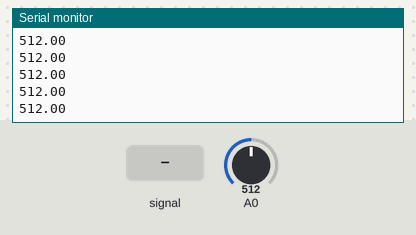
Recording of a sketch running on a simulated Arduino Uno, built with avr-gcc and run on an emulated ATmega328P. Shown: the last lines printed to the serial monitor. Inputs (shaded band) come from the test bench; at power-on: A0 = 512.

Above: at 1.2 s.
1.3 s: A0 fed a 200 Hz sine of ±81 counts around its level
At 1.36 s:
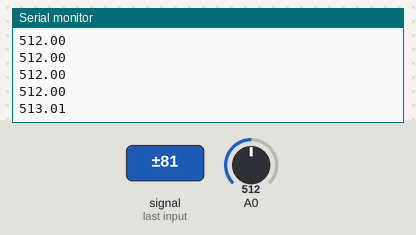
2.8 s: A0 set to 490
At 2.82 s:
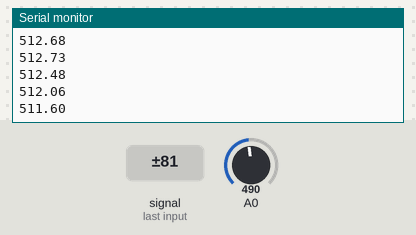
4.3 s: A0 set to 510
At 4.39 s:
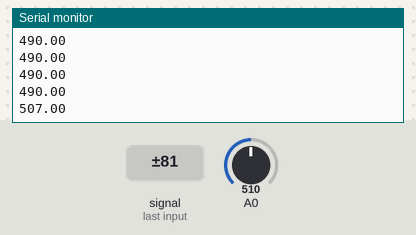
5.8 s: A0 fed a 1000 Hz sine of ±255 counts around its level
At 5.96 s:
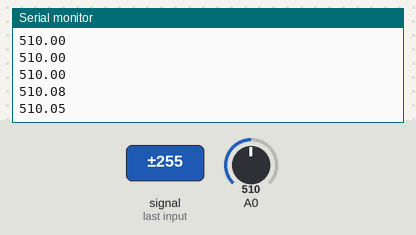
Timing chart, 0 to 8.3 s (numbered marks = the images above; inputs shaded):
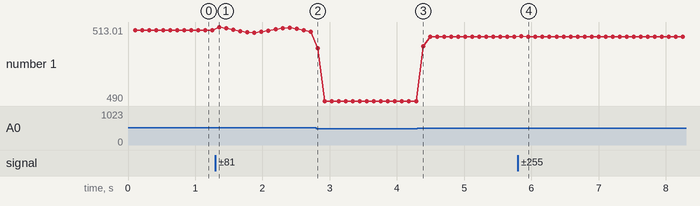

The sketch:

SpoolTensioner.ino
```cpp
#include <Wire.h>
int CalliperSlaveAddress = 5;

int count=0;
//Time Related Vars
unsigned long now;
unsigned long measurementTime;
int interval = 100;
float avgMeasurement;
float avgADCVal;
volatile byte* INPUT1FloatPtr;
long analogMeasurement;
float measurement;
void setup()
{
  Wire.begin(CalliperSlaveAddress);    // join i2c bus with address #3
  Wire.onRequest(requestEvent);        // register event
  Serial.begin(115200);                // start serial for debug output

}

void loop()
{
  now = millis();

  if (now>= measurementTime){
    avgADCVal = getMeasurement();
    Serial.println(avgADCVal);
    measurementTime = now+interval;
  }
}


float getMeasurement(){
  for (int i=0;i<500;i++){
    analogMeasurement += analogRead(0);
    delayMicroseconds(100);
  }
  measurement = (float)analogMeasurement/500.0;
  analogMeasurement = 0;
  measurement = measurement;

  return measurement;
}

// function that executes whenever data is requested by master
// this function is registered as an event, see setup()
void requestEvent()
{
  byte Data[4];
  INPUT1FloatPtr = (byte*) &avgADCVal;
  Data[0] = INPUT1FloatPtr[0];
  Data[1] = INPUT1FloatPtr[1];
  Data[2] = INPUT1FloatPtr[2];
  Data[3] = INPUT1FloatPtr[3];
  Wire.write(Data,4);
//  Serial.println(avgADCVal);
//  Serial.println(Data[0]);
//  Serial.println(Data[1]);
//  Serial.println(Data[2]);
//  Serial.println(Data[3]);
//  Serial.println();
}
```

Measured:
- after the input at 1.3 s, the serial monitor: prints a new line after 0.06 s (image 1)
- after the input at 4.3 s, the serial monitor: prints a new line after 0.09 s (image 3)
- after the input at 5.8 s, the serial monitor: prints a new line after 0.05 s (image 4)
- plotted number 1: 512 → 511.6 after the input at 1.3 s, 511.6 → 490 after the input at 2.8 s, 490 → 510 after the input at 4.3 s, 510 → 509.94 after the input at 5.8 s
